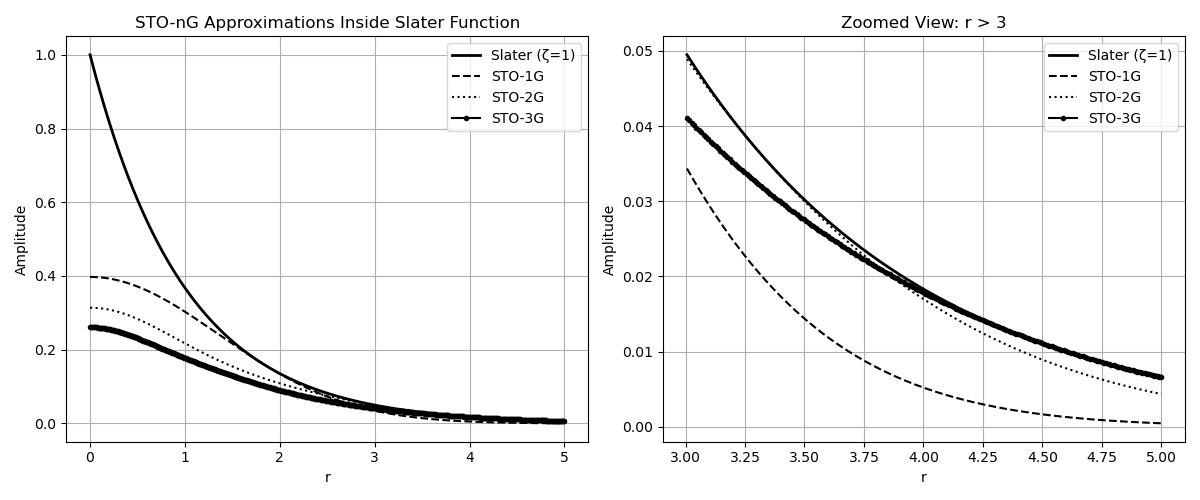

Generate this figure with Python:
import numpy as np
import matplotlib.pyplot as plt

# Define radial grid
r = np.linspace(0, 5, 500)
sto = np.exp(-r)  # Slater function with zeta = 1

# Primitive Gaussian function
def gaussian(r, alpha):
    return np.exp(-alpha * r**2)

# Contracted Gaussian
def contracted_gaussian(r, coeffs, exps):
    return sum(c * gaussian(r, a) for c, a in zip(coeffs, exps))

# Scale contracted function to lie fully within Slater function
def scale_to_fit(sto_vals, approx_vals):
    scale = np.min(sto_vals / (approx_vals + 1e-10))  # Avoid division by zero
    return approx_vals * scale

# STO-nG basis parameters
sto1g_coeffs = [1.0]
sto1g_exps = [0.270950]

sto2g_coeffs = [0.678914, 0.430129]
sto2g_exps = [0.151623, 0.851819]

sto3g_coeffs = [0.444635, 0.535328, 0.154329]
sto3g_exps = [0.109818, 0.405771, 2.22766]

# Evaluate and scale the contracted Gaussians
sto1g = contracted_gaussian(r, sto1g_coeffs, sto1g_exps)
sto2g = contracted_gaussian(r, sto2g_coeffs, sto2g_exps)
sto3g = contracted_gaussian(r, sto3g_coeffs, sto3g_exps)

sto1g_scaled = scale_to_fit(sto, sto1g)
sto2g_scaled = scale_to_fit(sto, sto2g)
sto3g_scaled = scale_to_fit(sto, sto3g)

# Plot both full and zoomed-in views
plt.figure(figsize=(12, 5))

# Subplot 1: Full range
plt.subplot(1, 2, 1)
plt.plot(r, sto, label='Slater (ζ=1)', color='black', linewidth=2)
plt.plot(r, sto1g_scaled, '--', color='black', label='STO-1G')
plt.plot(r, sto2g_scaled, ':', color='black', label='STO-2G')
plt.plot(r, sto3g_scaled, '.-', color='black', label='STO-3G')
plt.xlabel('r')
plt.ylabel('Amplitude')
plt.title('STO-nG Approximations Inside Slater Function')
plt.legend()
plt.grid(True)

# Subplot 2: Zoomed-in region (r > 3)
mask = r > 3
plt.subplot(1, 2, 2)
plt.plot(r[mask], sto[mask], label='Slater (ζ=1)', color='black', linewidth=2)
plt.plot(r[mask], sto1g_scaled[mask], '--', color='black',label='STO-1G')
plt.plot(r[mask], sto2g_scaled[mask], ':', color='black',label='STO-2G')
plt.plot(r[mask], sto3g_scaled[mask], '.-', color='black',label='STO-3G')
plt.xlabel('r')
plt.ylabel('Amplitude')
plt.title('Zoomed View: r > 3')
plt.legend()
plt.grid(True)

plt.tight_layout()
plt.show()
